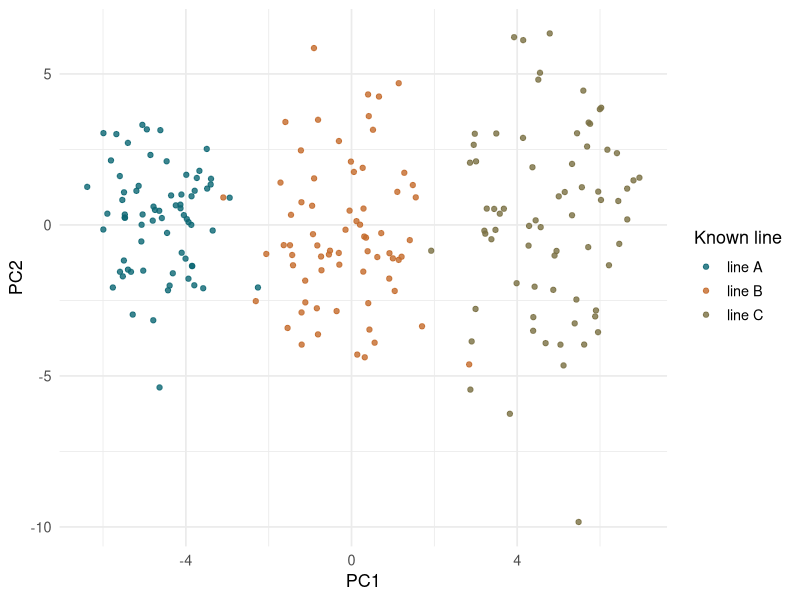
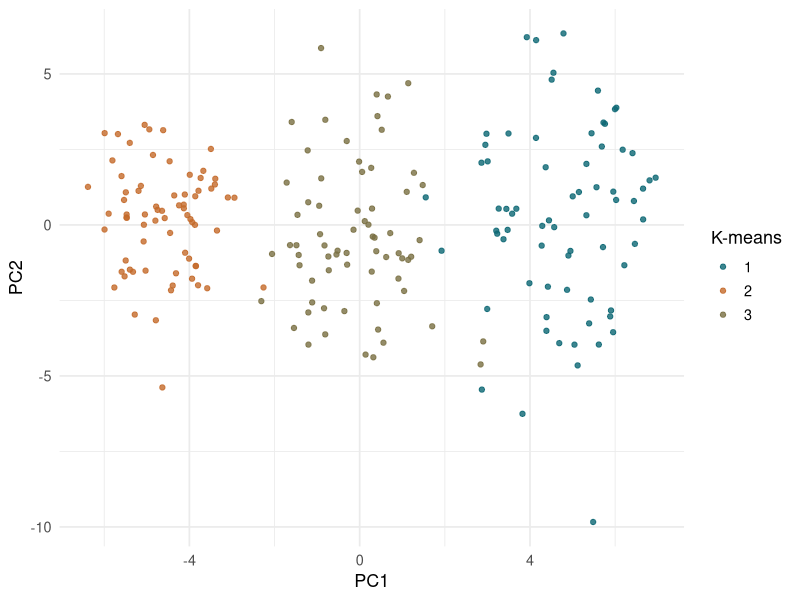
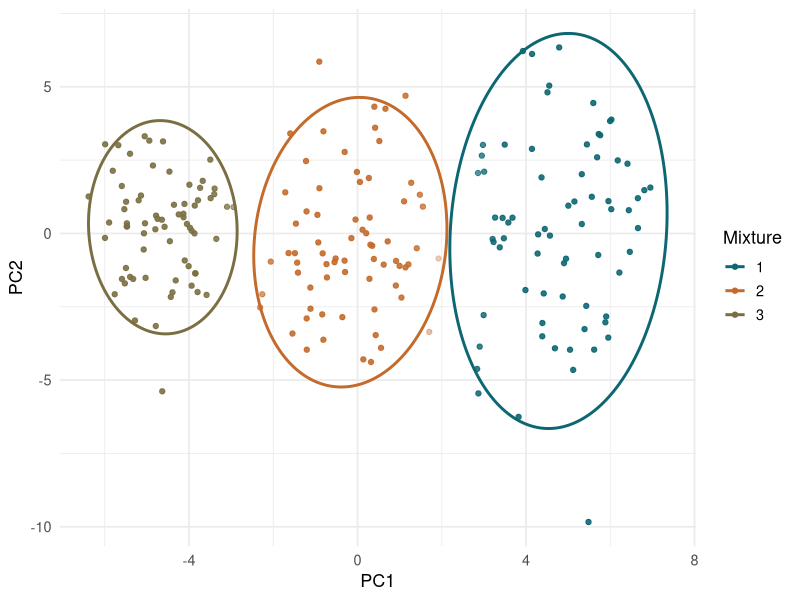
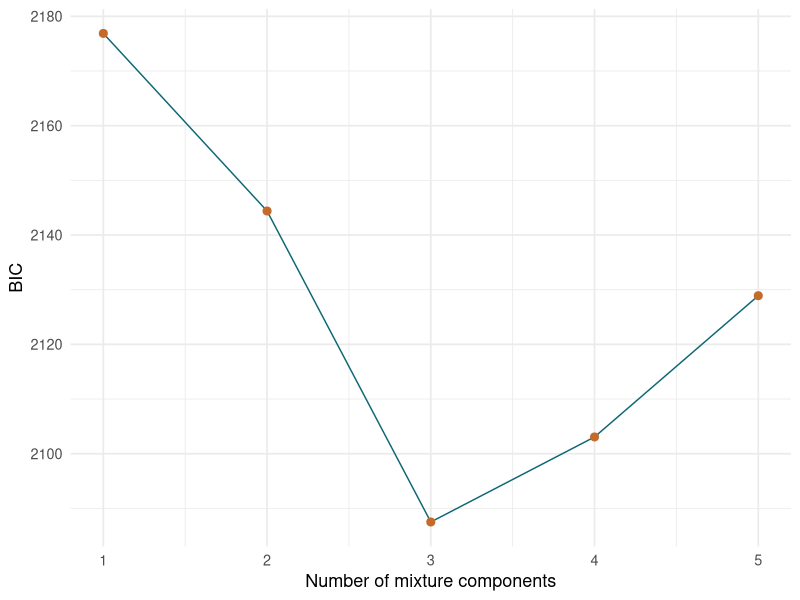

Write R code to recreate these figures, in order.
## ---- chunk 1
#| include: false
library(ggplot2)
library(knitr)

theme_set(theme_minimal(base_size = 13))
## ---- chunk 2
simulate_structured_genotypes <- function(n_per_line = c(70, 70, 70), n_markers = 450, seed = 2026) {
  set.seed(seed)
  base_frequency <- runif(n_markers, min = 0.15, max = 0.45)
  line_shift <- c(-0.06, 0.00, 0.07)

  marker_list <- lapply(seq_along(n_per_line), function(line) {
    p <- base_frequency + line_shift[line] + rnorm(n_markers, mean = 0, sd = 0.015)
    p <- pmin(pmax(p, 0.02), 0.98)
    sapply(p, function(marker_p) rbinom(n_per_line[line], size = 2, prob = marker_p))
  })

  list(
    M = do.call(rbind, marker_list),
    line = factor(rep(paste("line", LETTERS[seq_along(n_per_line)]), n_per_line))
  )
}

geno <- simulate_structured_genotypes()

dim(geno$M)
table(geno$line)
## ---- chunk 3
pca <- prcomp(geno$M, center = TRUE, scale. = TRUE)

pc_data <- data.frame(
  PC1 = pca$x[, 1],
  PC2 = pca$x[, 2],
  PC3 = pca$x[, 3],
  line = geno$line
)

variance_explained <- pca$sdev^2 / sum(pca$sdev^2)

kable(
  data.frame(
    component = paste0("PC", 1:6),
    variance_explained = variance_explained[1:6],
    cumulative = cumsum(variance_explained)[1:6]
  ),
  digits = 3
)
## ---- chunk 4
ggplot(pc_data, aes(PC1, PC2, color = line)) +
  geom_point(alpha = 0.8) +
  scale_color_manual(values = c("#0c6773", "#c46a2b", "#7a6f42")) +
  labs(x = "PC1", y = "PC2", color = "Known line")
## ---- chunk 5
set.seed(2026)

km <- kmeans(pc_data[, c("PC1", "PC2", "PC3")], centers = 3, nstart = 50)
pc_data$kmeans_cluster <- factor(km$cluster)

kable(table(cluster = pc_data$kmeans_cluster, line = pc_data$line))
## ---- chunk 6
ggplot(pc_data, aes(PC1, PC2, color = kmeans_cluster)) +
  geom_point(alpha = 0.8) +
  scale_color_manual(values = c("#0c6773", "#c46a2b", "#7a6f42")) +
  labs(x = "PC1", y = "PC2", color = "K-means")
## ---- chunk 7
dmvn_density <- function(X, mean, Sigma) {
  X <- as.matrix(X)
  p <- ncol(X)
  Sigma <- Sigma + diag(1e-6, p)
  centered <- sweep(X, 2, mean, "-")
  Sigma_inv <- solve(Sigma)
  quadratic <- rowSums((centered %*% Sigma_inv) * centered)
  log_det <- as.numeric(determinant(Sigma, logarithm = TRUE)$modulus)
  exp(-0.5 * (p * log(2 * pi) + log_det + quadratic))
}

fit_mvn_mixture <- function(X, k = 3, max_iter = 150, tolerance = 1e-6) {
  X <- as.matrix(X)
  n <- nrow(X)
  p <- ncol(X)

  km_init <- kmeans(X, centers = k, nstart = 30)
  pi <- as.numeric(table(factor(km_init$cluster, levels = seq_len(k)))) / n
  mu <- do.call(rbind, lapply(seq_len(k), function(j) colMeans(X[km_init$cluster == j, , drop = FALSE])))
  Sigma <- lapply(seq_len(k), function(j) {
    cov(X[km_init$cluster == j, , drop = FALSE]) + diag(1e-6, p)
  })

  loglik <- rep(NA_real_, max_iter)

  for (iteration in seq_len(max_iter)) {
    density <- vapply(seq_len(k), function(j) pi[j] * dmvn_density(X, mu[j, ], Sigma[[j]]), numeric(n))
    responsibility <- density / rowSums(density)

    nk <- colSums(responsibility)
    pi <- nk / n

    for (j in seq_len(k)) {
      mu[j, ] <- colSums(X * responsibility[, j]) / nk[j]
      centered <- sweep(X, 2, mu[j, ], "-")
      Sigma[[j]] <- crossprod(centered * sqrt(responsibility[, j])) / nk[j] + diag(1e-6, p)
    }

    density_updated <- vapply(seq_len(k), function(j) pi[j] * dmvn_density(X, mu[j, ], Sigma[[j]]), numeric(n))
    loglik[iteration] <- sum(log(rowSums(density_updated)))

    if (iteration > 1 && abs(loglik[iteration] - loglik[iteration - 1]) < tolerance) {
      loglik <- loglik[seq_len(iteration)]
      break
    }
  }

  density <- vapply(seq_len(k), function(j) pi[j] * dmvn_density(X, mu[j, ], Sigma[[j]]), numeric(n))
  responsibility <- density / rowSums(density)

  list(
    pi = pi,
    mu = mu,
    Sigma = Sigma,
    responsibility = responsibility,
    cluster = max.col(responsibility),
    loglik = loglik[length(loglik)]
  )
}

X2 <- as.matrix(pc_data[, c("PC1", "PC2")])
set.seed(2026)
mvn_fit <- fit_mvn_mixture(X2, k = 3)

pc_data$mvn_cluster <- factor(mvn_fit$cluster)
pc_data$mvn_uncertainty <- 1 - apply(mvn_fit$responsibility, 1, max)

kable(table(cluster = pc_data$mvn_cluster, line = pc_data$line))
## ---- chunk 8
ellipse_points <- function(center, Sigma, level = 0.90, n = 200) {
  angle <- seq(0, 2 * pi, length.out = n)
  circle <- cbind(cos(angle), sin(angle)) * sqrt(qchisq(level, df = 2))
  points <- circle %*% chol(Sigma + diag(1e-6, 2))
  data.frame(
    PC1 = points[, 1] + center[1],
    PC2 = points[, 2] + center[2]
  )
}

ellipse_data <- do.call(
  rbind,
  lapply(seq_len(3), function(j) {
    out <- ellipse_points(mvn_fit$mu[j, ], mvn_fit$Sigma[[j]], level = 0.90)
    out$cluster <- factor(j)
    out
  })
)

ggplot(pc_data, aes(PC1, PC2, color = mvn_cluster)) +
  geom_point(aes(alpha = 1 - mvn_uncertainty)) +
  geom_path(data = ellipse_data, aes(PC1, PC2, color = cluster), linewidth = 1) +
  scale_color_manual(values = c("#0c6773", "#c46a2b", "#7a6f42")) +
  scale_alpha(range = c(0.35, 0.9), guide = "none") +
  labs(x = "PC1", y = "PC2", color = "Mixture")
## ---- chunk 9
bic_mvn <- do.call(
  rbind,
  lapply(1:5, function(k) {
    set.seed(100 + k)
    fit <- fit_mvn_mixture(X2, k = k)
    p <- ncol(X2)
    q <- (k - 1) + k * p + k * p * (p + 1) / 2
    data.frame(
      components = k,
      loglik = fit$loglik,
      bic = -2 * fit$loglik + q * log(nrow(X2))
    )
  })
)

kable(bic_mvn, digits = 2)
## ---- chunk 10
ggplot(bic_mvn, aes(components, bic)) +
  geom_line(color = "#0c6773") +
  geom_point(size = 2.4, color = "#c46a2b") +
  scale_x_continuous(breaks = 1:5) +
  labs(x = "Number of mixture components", y = "BIC")
